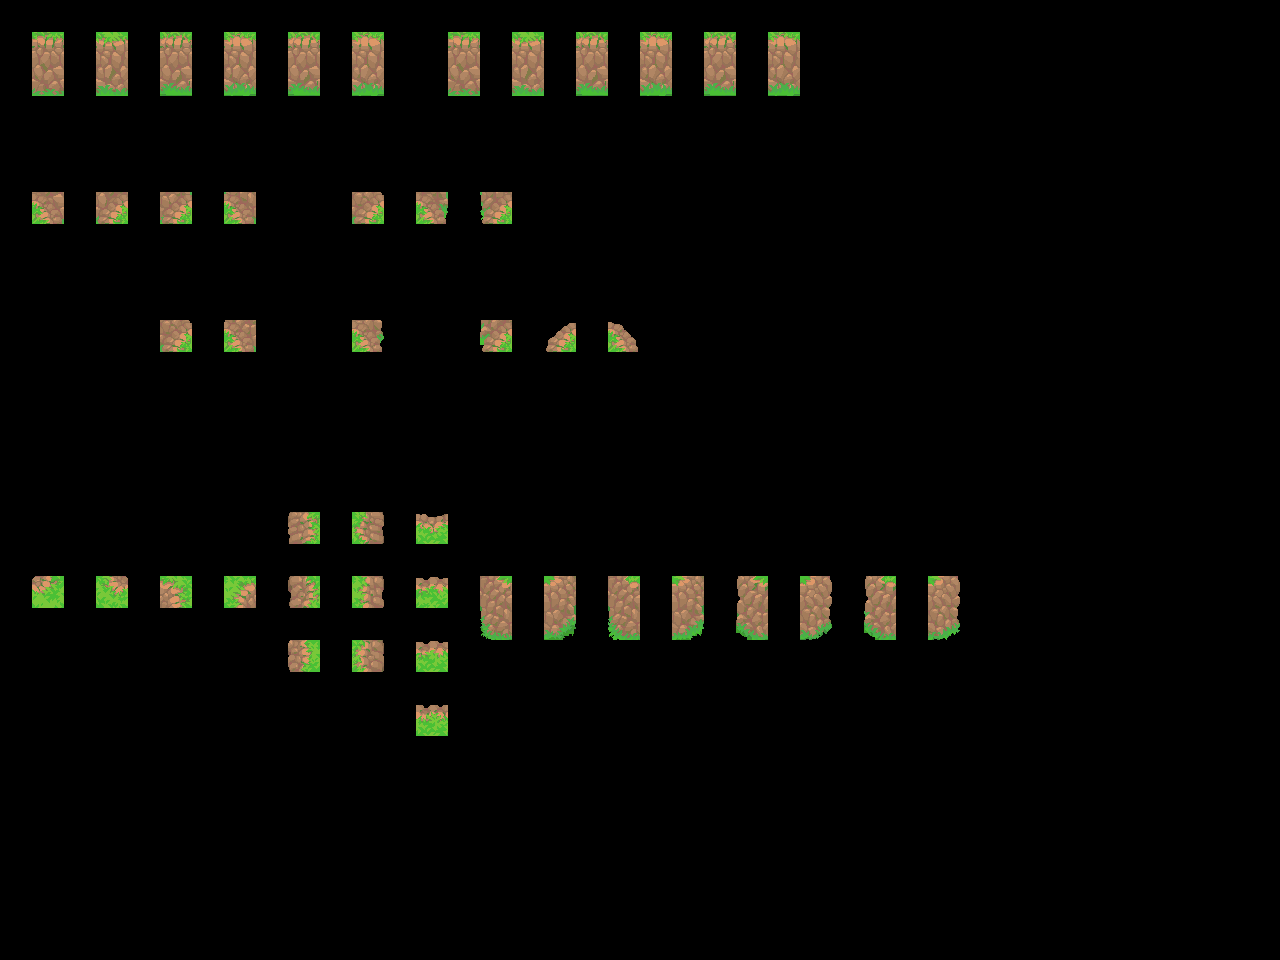

Below is a game level as drawn by its tile map, then a one-line description and the .tmx file that defines it, in full:
An orthogonal 40x30 tile map with 32x32 px tiles, 2 tile layers (input_wall, output_wall) and 6 objects.

<map version="1.9" tiledversion="1.9.2" orientation="orthogonal" renderorder="right-down" width="40" height="30" tilewidth="32" tileheight="32" infinite="0" nextlayerid="4" nextobjectid="9">
 <properties>
  <property name="MatchInOrder" type="bool" value="true" />
 </properties>
 <tileset firstgid="1" source="../Tilesets/Tileset - wall1.tsx" />
 <layer id="1" name="input_wall" width="40" height="30" opacity="0.83">
  <data encoding="csv">
0,0,0,0,0,0,0,0,0,0,0,0,0,0,0,0,0,0,0,0,0,0,0,0,0,0,0,0,0,0,0,0,0,0,0,0,0,0,0,0,
0,67,0,67,0,67,0,67,0,67,0,67,0,0,67,0,67,0,67,0,67,0,67,0,67,0,0,0,0,0,0,0,0,0,0,0,0,0,0,0,
0,83,0,83,0,83,0,83,0,83,0,83,0,0,83,0,83,0,83,0,83,0,83,0,83,0,0,0,0,0,0,0,0,0,0,0,0,0,0,0,
0,0,0,0,0,0,0,0,0,0,0,0,0,0,0,0,0,0,0,0,0,0,0,0,0,0,0,0,0,0,0,0,0,0,0,0,0,0,0,0,
0,0,0,0,0,0,0,0,0,0,0,0,0,0,0,0,0,0,0,0,0,0,0,0,0,0,0,0,0,0,0,0,0,0,0,0,0,0,0,0,
0,0,0,0,0,0,0,0,0,0,0,0,0,0,0,0,0,0,0,0,0,0,0,0,0,0,0,0,0,0,0,0,0,0,0,0,0,0,0,0,
0,22,0,24,0,73,0,44,0,0,0,40,0,58,0,74,0,0,0,0,0,0,0,0,0,0,0,0,0,0,0,0,0,0,0,0,0,0,0,0,
0,0,0,0,0,0,0,0,0,0,0,0,0,0,0,0,0,0,0,0,0,0,0,0,0,0,0,0,0,0,0,0,0,0,0,0,0,0,0,0,
0,0,0,0,0,0,0,0,0,0,0,0,0,0,0,0,0,0,0,0,0,0,0,0,0,0,0,0,0,0,0,0,0,0,0,0,0,0,0,0,
0,0,0,0,0,0,0,0,0,0,0,0,0,0,0,0,0,0,0,0,0,0,0,0,0,0,0,0,0,0,0,0,0,0,0,0,0,0,0,0,
0,0,0,0,0,40,0,56,0,0,0,86,0,0,0,88,0,17,0,21,0,0,0,0,0,0,0,0,0,0,0,0,0,0,0,0,0,0,0,0,
0,0,0,0,0,0,0,0,0,0,0,0,0,0,0,0,0,0,0,0,0,0,0,0,0,0,0,0,0,0,0,0,0,0,0,0,0,0,0,0,
0,0,0,0,0,0,0,0,0,0,0,0,0,0,0,0,0,0,0,0,0,0,0,0,0,0,0,0,0,0,0,0,0,0,0,0,0,0,0,0,
0,0,0,0,0,0,0,0,0,0,0,0,0,0,0,0,0,0,0,0,0,0,0,0,0,0,0,0,0,0,0,0,0,0,0,0,0,0,0,0,
0,0,0,0,0,0,0,0,0,0,0,0,0,0,0,0,0,0,0,0,0,0,0,0,0,0,0,0,0,0,0,0,0,0,0,0,0,0,0,0,
0,0,0,0,0,0,0,0,0,0,0,0,0,0,0,0,0,0,0,0,0,0,0,0,0,0,0,0,0,0,0,0,0,0,0,0,0,0,0,0,
0,0,0,0,0,0,0,0,0,33,0,37,0,3,0,0,0,0,0,0,0,0,0,0,0,0,0,0,0,0,0,0,0,0,0,0,0,0,0,0,
0,0,0,0,0,0,0,0,0,0,0,0,0,0,0,0,0,0,0,0,0,0,0,0,0,0,0,0,0,0,0,0,0,0,0,0,0,0,0,0,
0,18,0,20,0,50,0,52,0,33,0,37,0,3,0,66,0,68,0,66,0,68,0,49,0,53,0,49,0,53,0,0,0,0,0,0,0,0,0,0,
0,0,0,0,0,0,0,0,0,0,0,0,0,0,0,82,0,84,0,82,0,84,0,65,0,69,0,65,0,69,0,0,0,0,0,0,0,0,0,0,
0,0,0,0,0,0,0,0,0,33,0,37,0,3,0,0,0,0,0,0,0,0,0,0,0,0,0,0,0,0,0,0,0,0,0,0,0,0,0,0,
0,0,0,0,0,0,0,0,0,0,0,0,0,0,0,0,0,0,0,0,0,0,0,0,0,0,0,0,0,0,0,0,0,0,0,0,0,0,0,0,
0,0,0,0,0,0,0,0,0,0,0,0,0,3,0,0,0,0,0,0,0,0,0,0,0,0,0,0,0,0,0,0,0,0,0,0,0,0,0,0,
0,0,0,0,0,0,0,0,0,0,0,0,0,0,0,0,0,0,0,0,0,0,0,0,0,0,0,0,0,0,0,0,0,0,0,0,0,0,0,0,
0,0,0,0,0,0,0,0,0,0,0,0,0,0,0,0,0,0,0,0,0,0,0,0,0,0,0,0,0,0,0,0,0,0,0,0,0,0,0,0,
0,0,0,0,0,0,0,0,0,0,0,0,0,0,0,0,0,0,0,0,0,0,0,0,0,0,0,0,0,0,0,0,0,0,0,0,0,0,0,0,
0,0,0,0,0,0,0,0,0,0,0,0,0,0,0,0,0,0,0,0,0,0,0,0,0,0,0,0,0,0,0,0,0,0,0,0,0,0,0,0,
0,0,0,0,0,0,0,0,0,0,0,0,0,0,0,0,0,0,0,0,0,0,0,0,0,0,0,0,0,0,0,0,0,0,0,0,0,0,0,0,
0,0,0,0,0,0,0,0,0,0,0,0,0,0,0,0,0,0,0,0,0,0,0,0,0,0,0,0,0,0,0,0,0,0,0,0,0,0,0,0,
0,0,0,0,0,0,0,0,0,0,0,0,0,0,0,0,0,0,0,0,0,0,0,0,0,0,0,0,0,0,0,0,0,0,0,0,0,0,0,0
</data>
 </layer>
 <layer id="2" name="output_wall" width="40" height="30">
  <data encoding="csv">
0,0,0,0,0,0,0,0,0,0,0,0,0,0,0,0,0,0,0,0,0,0,0,0,0,0,0,0,0,0,0,0,0,0,0,0,0,0,0,0,
0,145,0,146,0,147,0,148,0,149,0,150,0,0,152,0,153,0,154,0,155,0,156,0,157,0,0,0,0,0,0,0,0,0,0,0,0,0,0,0,
0,161,0,162,0,163,0,164,0,165,0,166,0,0,168,0,169,0,170,0,171,0,172,0,173,0,0,0,0,0,0,0,0,0,0,0,0,0,0,0,
0,0,0,0,0,0,0,0,0,0,0,0,0,0,0,0,0,0,0,0,0,0,0,0,0,0,0,0,0,0,0,0,0,0,0,0,0,0,0,0,
0,0,0,0,0,0,0,0,0,0,0,0,0,0,0,0,0,0,0,0,0,0,0,0,0,0,0,0,0,0,0,0,0,0,0,0,0,0,0,0,
0,0,0,0,0,0,0,0,0,0,0,0,0,0,0,0,0,0,0,0,0,0,0,0,0,0,0,0,0,0,0,0,0,0,0,0,0,0,0,0,
0,23,0,25,0,76,0,60,0,0,0,41,0,59,0,75,0,0,0,0,0,0,0,0,0,0,0,0,0,0,0,0,0,0,0,0,0,0,0,0,
0,0,0,0,0,0,0,0,0,0,0,0,0,0,0,0,0,0,0,0,0,0,0,0,0,0,0,0,0,0,0,0,0,0,0,0,0,0,0,0,
0,0,0,0,0,0,0,0,0,0,0,0,0,0,0,0,0,0,0,0,0,0,0,0,0,0,0,0,0,0,0,0,0,0,0,0,0,0,0,0,
0,0,0,0,0,0,0,0,0,0,0,0,0,0,0,0,0,0,0,0,0,0,0,0,0,0,0,0,0,0,0,0,0,0,0,0,0,0,0,0,
0,0,0,0,0,41,0,57,0,0,0,87,0,0,0,89,0,2,0,4,0,0,0,0,0,0,0,0,0,0,0,0,0,0,0,0,0,0,0,0,
0,0,0,0,0,0,0,0,0,0,0,0,0,0,0,0,0,0,0,0,0,0,0,0,0,0,0,0,0,0,0,0,0,0,0,0,0,0,0,0,
0,0,0,0,0,0,0,0,0,0,0,0,0,0,0,0,0,0,0,0,0,0,0,0,0,0,0,0,0,0,0,0,0,0,0,0,0,0,0,0,
0,0,0,0,0,0,0,0,0,0,0,0,0,0,0,0,0,0,0,0,0,0,0,0,0,0,0,0,0,0,0,0,0,0,0,0,0,0,0,0,
0,0,0,0,0,0,0,0,0,0,0,0,0,0,0,0,0,0,0,0,0,0,0,0,0,0,0,0,0,0,0,0,0,0,0,0,0,0,0,0,
0,0,0,0,0,0,0,0,0,0,0,0,0,0,0,0,0,0,0,0,0,0,0,0,0,0,0,0,0,0,0,0,0,0,0,0,0,0,0,0,
0,0,0,0,0,0,0,0,0,179,0,180,0,181,0,0,0,0,0,0,0,0,0,0,0,0,0,0,0,0,0,0,0,0,0,0,0,0,0,0,
0,0,0,0,0,0,0,0,0,0,0,0,0,0,0,0,0,0,0,0,0,0,0,0,0,0,0,0,0,0,0,0,0,0,0,0,0,0,0,0,
0,193,0,194,0,209,0,210,0,195,0,196,0,197,0,198,0,199,0,200,0,201,0,202,0,203,0,204,0,205,0,0,0,0,0,0,0,0,0,0,
0,0,0,0,0,0,0,0,0,0,0,0,0,0,0,214,0,215,0,216,0,217,0,218,0,219,0,220,0,221,0,0,0,0,0,0,0,0,0,0,
0,0,0,0,0,0,0,0,0,211,0,212,0,213,0,0,0,0,0,0,0,0,0,0,0,0,0,0,0,0,0,0,0,0,0,0,0,0,0,0,
0,0,0,0,0,0,0,0,0,0,0,0,0,0,0,0,0,0,0,0,0,0,0,0,0,0,0,0,0,0,0,0,0,0,0,0,0,0,0,0,
0,0,0,0,0,0,0,0,0,0,0,0,0,229,0,0,0,0,0,0,0,0,0,0,0,0,0,0,0,0,0,0,0,0,0,0,0,0,0,0,
0,0,0,0,0,0,0,0,0,0,0,0,0,0,0,0,0,0,0,0,0,0,0,0,0,0,0,0,0,0,0,0,0,0,0,0,0,0,0,0,
0,0,0,0,0,0,0,0,0,0,0,0,0,0,0,0,0,0,0,0,0,0,0,0,0,0,0,0,0,0,0,0,0,0,0,0,0,0,0,0,
0,0,0,0,0,0,0,0,0,0,0,0,0,0,0,0,0,0,0,0,0,0,0,0,0,0,0,0,0,0,0,0,0,0,0,0,0,0,0,0,
0,0,0,0,0,0,0,0,0,0,0,0,0,0,0,0,0,0,0,0,0,0,0,0,0,0,0,0,0,0,0,0,0,0,0,0,0,0,0,0,
0,0,0,0,0,0,0,0,0,0,0,0,0,0,0,0,0,0,0,0,0,0,0,0,0,0,0,0,0,0,0,0,0,0,0,0,0,0,0,0,
0,0,0,0,0,0,0,0,0,0,0,0,0,0,0,0,0,0,0,0,0,0,0,0,0,0,0,0,0,0,0,0,0,0,0,0,0,0,0,0,
0,0,0,0,0,0,0,0,0,0,0,0,0,0,0,0,0,0,0,0,0,0,0,0,0,0,0,0,0,0,0,0,0,0,0,0,0,0,0,0
</data>
 </layer>
 <objectgroup id="3" name="rule_options" visible="0" offsetx="-10.6667" offsety="-16.6667">
  <object id="1" x="22" y="28" width="190.333" height="124.667">
   <properties>
    <property name="Disabled" type="bool" value="false" />
    <property name="Probability" type="float" value="0.3" />
   </properties>
  </object>
  <object id="2" x="28" y="180.667" width="917.333" height="320">
   <properties>
    <property name="Disabled" type="bool" value="false" />
    <property name="Probability" type="float" value="0.25" />
   </properties>
  </object>
  <object id="4" x="29.6667" y="517.666" width="955" height="253">
   <properties>
    <property name="Probability" type="float" value="0.25" />
   </properties>
  </object>
  <object id="5" x="634.667" y="28.6667" width="311" height="129">
   <properties>
    <property name="Probability" type="float" value="0.6" />
   </properties>
  </object>
  <object id="6" x="224" y="28" width="183.333" height="123.667">
   <properties>
    <property name="Probability" type="float" value="0.6" />
   </properties>
  </object>
  <object id="8" x="443.667" y="28.8332" width="183.333" height="123.667">
   <properties>
    <property name="Probability" type="float" value="0.3" />
   </properties>
  </object>
 </objectgroup>
</map>
